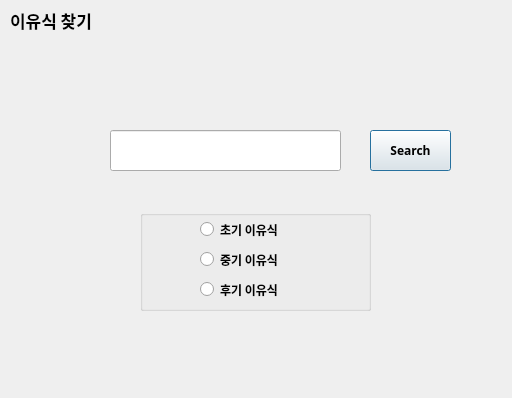
<?xml version="1.0" encoding="UTF-8"?>
<ui version="4.0">
 <class>Dialog</class>
 <widget class="QDialog" name="Dialog">
  <property name="geometry">
   <rect>
    <x>0</x>
    <y>0</y>
    <width>512</width>
    <height>398</height>
   </rect>
  </property>
  <property name="font">
   <font>
    <family>나눔스퀘어OTF_ac Light</family>
    <weight>75</weight>
    <bold>true</bold>
   </font>
  </property>
  <property name="windowTitle">
   <string>모두의 이유식</string>
  </property>
  <property name="windowIcon">
   <iconset>
    <normalon>food.png</normalon>
   </iconset>
  </property>
  <widget class="QLabel" name="label">
   <property name="geometry">
    <rect>
     <x>10</x>
     <y>10</y>
     <width>111</width>
     <height>21</height>
    </rect>
   </property>
   <property name="font">
    <font>
     <family>나눔스퀘어OTF_ac Light</family>
     <pointsize>13</pointsize>
    </font>
   </property>
   <property name="text">
    <string>이유식 찾기</string>
   </property>
  </widget>
  <widget class="QLineEdit" name="Searchline">
   <property name="geometry">
    <rect>
     <x>110</x>
     <y>130</y>
     <width>231</width>
     <height>41</height>
    </rect>
   </property>
  </widget>
  <widget class="QPushButton" name="search_btn">
   <property name="geometry">
    <rect>
     <x>370</x>
     <y>130</y>
     <width>81</width>
     <height>41</height>
    </rect>
   </property>
   <property name="text">
    <string>Search</string>
   </property>
  </widget>
  <widget class="QGroupBox" name="groupBox">
   <property name="geometry">
    <rect>
     <x>140</x>
     <y>210</y>
     <width>231</width>
     <height>101</height>
    </rect>
   </property>
   <property name="title">
    <string/>
   </property>
   <widget class="QRadioButton" name="radio_first">
    <property name="geometry">
     <rect>
      <x>60</x>
      <y>10</y>
      <width>108</width>
      <height>19</height>
     </rect>
    </property>
    <property name="text">
     <string>초기 이유식</string>
    </property>
   </widget>
   <widget class="QRadioButton" name="radio_second">
    <property name="geometry">
     <rect>
      <x>60</x>
      <y>40</y>
      <width>108</width>
      <height>19</height>
     </rect>
    </property>
    <property name="text">
     <string>중기 이유식</string>
    </property>
   </widget>
   <widget class="QRadioButton" name="radio_third">
    <property name="geometry">
     <rect>
      <x>60</x>
      <y>70</y>
      <width>108</width>
      <height>19</height>
     </rect>
    </property>
    <property name="text">
     <string>후기 이유식</string>
    </property>
   </widget>
  </widget>
 </widget>
 <resources/>
 <connections/>
</ui>
